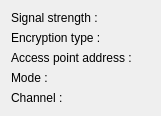
<?xml version="1.0" encoding="UTF-8"?>
<ui version="4.0">
 <class>InfosDialog</class>
 <widget class="QWidget" name="InfosDialog">
  <property name="geometry">
   <rect>
    <x>0</x>
    <y>0</y>
    <width>161</width>
    <height>99</height>
   </rect>
  </property>
  <property name="windowTitle">
   <string/>
  </property>
  <layout class="QFormLayout" name="formLayout">
   <property name="fieldGrowthPolicy">
    <enum>QFormLayout::ExpandingFieldsGrow</enum>
   </property>
   <property name="labelAlignment">
    <set>Qt::AlignLeading|Qt::AlignLeft|Qt::AlignVCenter</set>
   </property>
   <item row="0" column="0">
    <widget class="QLabel" name="qualitylabel">
     <property name="text">
      <string>Signal strength :</string>
     </property>
    </widget>
   </item>
   <item row="0" column="1">
    <widget class="QLabel" name="qualitytext">
     <property name="text">
      <string/>
     </property>
    </widget>
   </item>
   <item row="1" column="0">
    <widget class="QLabel" name="encryptionlabel">
     <property name="text">
      <string>Encryption type :</string>
     </property>
    </widget>
   </item>
   <item row="1" column="1">
    <widget class="QLabel" name="encryptiontext">
     <property name="text">
      <string/>
     </property>
    </widget>
   </item>
   <item row="2" column="0">
    <widget class="QLabel" name="accesspointlabel">
     <property name="text">
      <string>Access point address :</string>
     </property>
    </widget>
   </item>
   <item row="2" column="1">
    <widget class="QLabel" name="accesspointtext">
     <property name="text">
      <string/>
     </property>
    </widget>
   </item>
   <item row="3" column="0">
    <widget class="QLabel" name="modelabel">
     <property name="text">
      <string>Mode :</string>
     </property>
    </widget>
   </item>
   <item row="3" column="1">
    <widget class="QLabel" name="modetext">
     <property name="text">
      <string/>
     </property>
    </widget>
   </item>
   <item row="4" column="0">
    <widget class="QLabel" name="channellabel">
     <property name="text">
      <string>Channel :</string>
     </property>
    </widget>
   </item>
   <item row="4" column="1">
    <widget class="QLabel" name="channeltext">
     <property name="text">
      <string/>
     </property>
    </widget>
   </item>
  </layout>
 </widget>
 <resources/>
 <connections/>
</ui>
